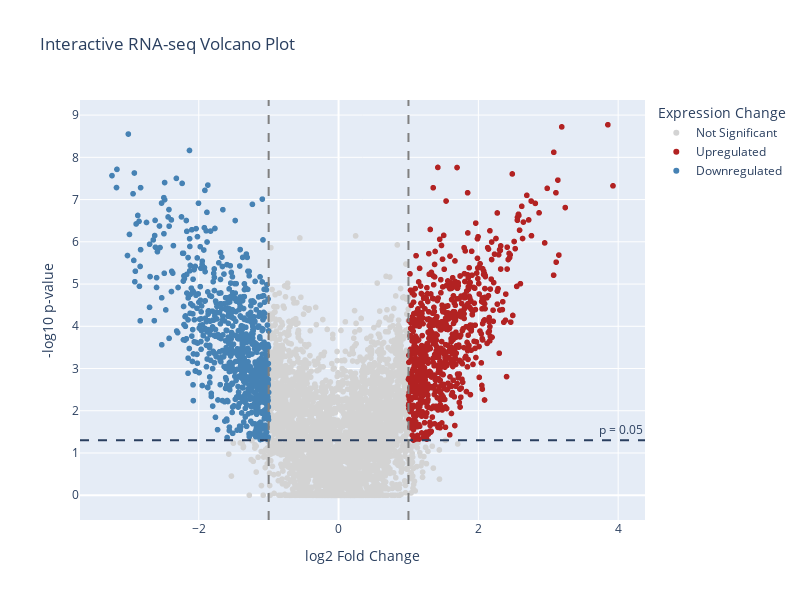

Write notebook code for a chart like this one.
### Code cell
def interactive_volcano_plot(de_df: pd.DataFrame, pval_cutoff: float = 0.05, logfc_cutoff: float = 1.0):
    """
    Create an interactive volcano plot for RNA-seq results using Plotly.
    
    Parameters:
    -----------
    de_df : pd.DataFrame
        RNA-seq DE results with logFC and pvalue columns
    pval_cutoff : float
        Significance threshold
    logfc_cutoff : float
        Effect size threshold for coloring
    
    Returns:
    --------
    Interactive Plotly figure
    """
    df = de_df.copy()
    df["neg_log10_p"] = -np.log10(df["pvalue"])
    df["significant"] = df["pvalue"] < pval_cutoff
    df["gene_name"] = df.index
    
    # Assign colors based on significance and direction (with logFC cutoff)
    df["category"] = "Not Significant"
    df.loc[(df["significant"]) & (df["logFC"] > logfc_cutoff), "category"] = "Upregulated"
    df.loc[(df["significant"]) & (df["logFC"] < -logfc_cutoff), "category"] = "Downregulated"
    
    color_map = {
        "Not Significant": "lightgray",
        "Upregulated": "firebrick",
        "Downregulated": "steelblue"
    }
    
    fig = px.scatter(
        df,
        x="logFC",
        y="neg_log10_p",
        color="category",
        color_discrete_map=color_map,
        hover_name="gene_name",
        hover_data={"logFC": ":.3f", "pvalue": ":.2e", "neg_log10_p": False, "category": False},
        title="Interactive RNA-seq Volcano Plot",
        labels={
            "logFC": "log2 Fold Change",
            "neg_log10_p": "-log10 p-value"
        }
    )
    
    # Add significance threshold lines
    fig.add_hline(y=-np.log10(pval_cutoff), line_dash="dash", 
                  annotation_text=f"p = {pval_cutoff}")
    fig.add_vline(x=logfc_cutoff, line_dash="dash", line_color="gray")
    fig.add_vline(x=-logfc_cutoff, line_dash="dash", line_color="gray")
    
    fig.update_layout(
        width=800,
        height=600,
        legend_title_text="Expression Change"
    )
    
    fig.show()

# Create interactive volcano plot
interactive_volcano_plot(de_df)

### Figure 1 — Plotly figure (JSON) as saved in the notebook; plotly's stock layout.template omitted (floating-point values rounded to 4 significant figures; data arrays with more than 128 entries replaced by an {"elided": "..."} marker saying what was removed)
{"data": [{"customdata": {"elided": "3508x2 mixed values"}, "hovertemplate": "<b>%{hovertext}</b><br><br>log2 Fold Change=%{x:.3f}<br>pvalue=%{customdata[0]:.2e}<extra></extra>", "hovertext": {"elided": "3508 str values"}, "legendgroup": "Not Significant", "marker": {"color": "lightgray", "symbol": "circle"}, "mode": "markers", "name": "Not Significant", "showlegend": true, "type": "scattergl", "x": {"elided": "3508 float values"}, "xaxis": "x", "y": {"elided": "3508 float values"}, "yaxis": "y"}, {"customdata": {"elided": "745x2 mixed values"}, "hovertemplate": "<b>%{hovertext}</b><br><br>log2 Fold Change=%{x:.3f}<br>pvalue=%{customdata[0]:.2e}<extra></extra>", "hovertext": {"elided": "745 str values"}, "legendgroup": "Upregulated", "marker": {"color": "firebrick", "symbol": "circle"}, "mode": "markers", "name": "Upregulated", "showlegend": true, "type": "scattergl", "x": {"elided": "745 float values"}, "xaxis": "x", "y": {"elided": "745 float values"}, "yaxis": "y"}, {"customdata": {"elided": "747x2 mixed values"}, "hovertemplate": "<b>%{hovertext}</b><br><br>log2 Fold Change=%{x:.3f}<br>pvalue=%{customdata[0]:.2e}<extra></extra>", "hovertext": {"elided": "747 str values"}, "legendgroup": "Downregulated", "marker": {"color": "steelblue", "symbol": "circle"}, "mode": "markers", "name": "Downregulated", "showlegend": true, "type": "scattergl", "x": {"elided": "747 float values"}, "xaxis": "x", "y": {"elided": "747 float values"}, "yaxis": "y"}], "layout": {"annotations": [{"showarrow": false, "text": "p = 0.05", "x": 1, "xanchor": "right", "xref": "x domain", "y": 1.301, "yanchor": "bottom", "yref": "y"}], "height": 600, "legend": {"title": {"text": "Expression Change"}, "tracegroupgap": 0}, "shapes": [{"line": {"dash": "dash"}, "type": "line", "x0": 0, "x1": 1, "xref": "x domain", "y0": 1.301, "y1": 1.301, "yref": "y"}, {"line": {"color": "gray", "dash": "dash"}, "type": "line", "x0": 1, "x1": 1, "xref": "x", "y0": 0, "y1": 1, "yref": "y domain"}, {"line": {"color": "gray", "dash": "dash"}, "type": "line", "x0": -1, "x1": -1, "xref": "x", "y0": 0, "y1": 1, "yref": "y domain"}], "title": {"text": "Interactive RNA-seq Volcano Plot"}, "width": 800, "xaxis": {"anchor": "y", "domain": [0, 1], "title": {"text": "log2 Fold Change"}}, "yaxis": {"anchor": "x", "domain": [0, 1], "title": {"text": "-log10 p-value"}}}}
